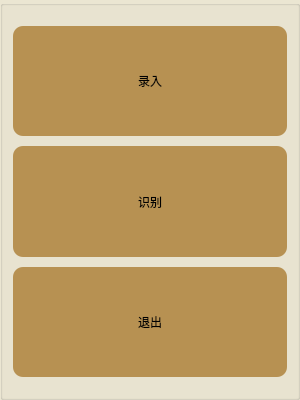
<?xml version="1.0" encoding="UTF-8"?>
<ui version="4.0">
 <class>face_recog</class>
 <widget class="QMainWindow" name="face_recog">
  <property name="geometry">
   <rect>
    <x>0</x>
    <y>0</y>
    <width>300</width>
    <height>400</height>
   </rect>
  </property>
  <property name="windowTitle">
   <string>人脸识别</string>
  </property>
  <property name="styleSheet">
   <string notr="true">background-color: rgb(235, 230, 210);</string>
  </property>
  <widget class="QWidget" name="centralwidget">
   <property name="enabled">
    <bool>true</bool>
   </property>
   <property name="styleSheet">
    <string notr="true"/>
   </property>
   <widget class="QGroupBox" name="groupBox">
    <property name="geometry">
     <rect>
      <x>0</x>
      <y>0</y>
      <width>300</width>
      <height>400</height>
     </rect>
    </property>
    <property name="styleSheet">
     <string notr="true">background-color: rgb(235, 230, 210);</string>
    </property>
    <layout class="QVBoxLayout" name="bottons">
     <property name="spacing">
      <number>10</number>
     </property>
     <property name="leftMargin">
      <number>10</number>
     </property>
     <property name="topMargin">
      <number>20</number>
     </property>
     <property name="rightMargin">
      <number>10</number>
     </property>
     <property name="bottomMargin">
      <number>20</number>
     </property>
     <item>
      <widget class="QPushButton" name="button_input">
       <property name="sizePolicy">
        <sizepolicy hsizetype="Minimum" vsizetype="Minimum">
         <horstretch>0</horstretch>
         <verstretch>0</verstretch>
        </sizepolicy>
       </property>
       <property name="styleSheet">
        <string notr="true">QPushButton{
background-color:rgb(183, 145, 82);
color: black; 
border-radius: 10px;
border-style:outset;}</string>
       </property>
       <property name="text">
        <string>录入</string>
       </property>
      </widget>
     </item>
     <item>
      <widget class="QPushButton" name="button_check">
       <property name="sizePolicy">
        <sizepolicy hsizetype="Minimum" vsizetype="Minimum">
         <horstretch>0</horstretch>
         <verstretch>0</verstretch>
        </sizepolicy>
       </property>
       <property name="styleSheet">
        <string notr="true">QPushButton{
background-color:rgb(183, 145, 82);
color: black; 
border-radius: 10px;
border-style:outset;}</string>
       </property>
       <property name="text">
        <string>识别</string>
       </property>
      </widget>
     </item>
     <item>
      <widget class="QPushButton" name="button_exit">
       <property name="sizePolicy">
        <sizepolicy hsizetype="Minimum" vsizetype="Minimum">
         <horstretch>0</horstretch>
         <verstretch>0</verstretch>
        </sizepolicy>
       </property>
       <property name="styleSheet">
        <string notr="true">QPushButton{
background-color:rgb(183, 145, 82);
color: black; 
border-radius: 10px;
border-style:outset;}</string>
       </property>
       <property name="text">
        <string>退出</string>
       </property>
      </widget>
     </item>
    </layout>
   </widget>
  </widget>
 </widget>
 <resources/>
 <connections/>
</ui>
